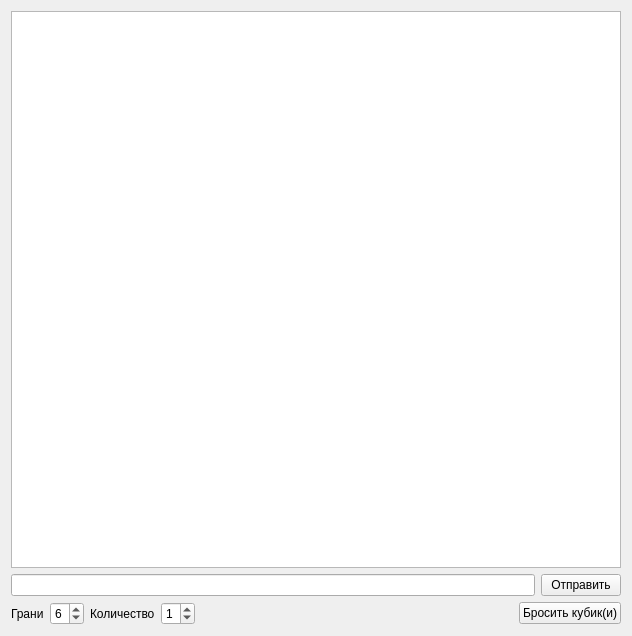
<?xml version="1.0" encoding="UTF-8"?>
<ui version="4.0">
 <class>FormChat</class>
 <widget class="QWidget" name="FormChat">
  <property name="geometry">
   <rect>
    <x>0</x>
    <y>0</y>
    <width>632</width>
    <height>636</height>
   </rect>
  </property>
  <property name="windowTitle">
   <string>Form</string>
  </property>
  <layout class="QVBoxLayout" name="verticalLayout">
   <item>
    <layout class="QVBoxLayout" name="verticalLayout_2">
     <item>
      <widget class="QTextEdit" name="textEditMessages">
       <property name="readOnly">
        <bool>true</bool>
       </property>
      </widget>
     </item>
     <item>
      <layout class="QHBoxLayout" name="horizontalLayout_4">
       <item>
        <widget class="QLineEdit" name="lineEditMessage"/>
       </item>
       <item>
        <widget class="QPushButton" name="pushButton">
         <property name="text">
          <string>Отправить</string>
         </property>
        </widget>
       </item>
      </layout>
     </item>
     <item>
      <layout class="QHBoxLayout" name="horizontalLayout_3">
       <item>
        <layout class="QHBoxLayout" name="horizontalLayout">
         <item>
          <widget class="QLabel" name="label">
           <property name="text">
            <string>Грани</string>
           </property>
          </widget>
         </item>
         <item>
          <widget class="QSpinBox" name="spinBox">
           <property name="maximum">
            <number>9</number>
           </property>
           <property name="value">
            <number>6</number>
           </property>
          </widget>
         </item>
        </layout>
       </item>
       <item>
        <layout class="QHBoxLayout" name="horizontalLayout_2">
         <item>
          <widget class="QLabel" name="label_2">
           <property name="text">
            <string>Количество</string>
           </property>
          </widget>
         </item>
         <item>
          <widget class="QSpinBox" name="spinBox_2">
           <property name="maximum">
            <number>9</number>
           </property>
           <property name="value">
            <number>1</number>
           </property>
          </widget>
         </item>
        </layout>
       </item>
       <item>
        <spacer name="horizontalSpacer">
         <property name="orientation">
          <enum>Qt::Horizontal</enum>
         </property>
         <property name="sizeHint" stdset="0">
          <size>
           <width>40</width>
           <height>20</height>
          </size>
         </property>
        </spacer>
       </item>
       <item>
        <widget class="QPushButton" name="pushButton_2">
         <property name="text">
          <string>Бросить кубик(и)</string>
         </property>
        </widget>
       </item>
      </layout>
     </item>
    </layout>
   </item>
  </layout>
 </widget>
 <resources/>
 <connections/>
</ui>
